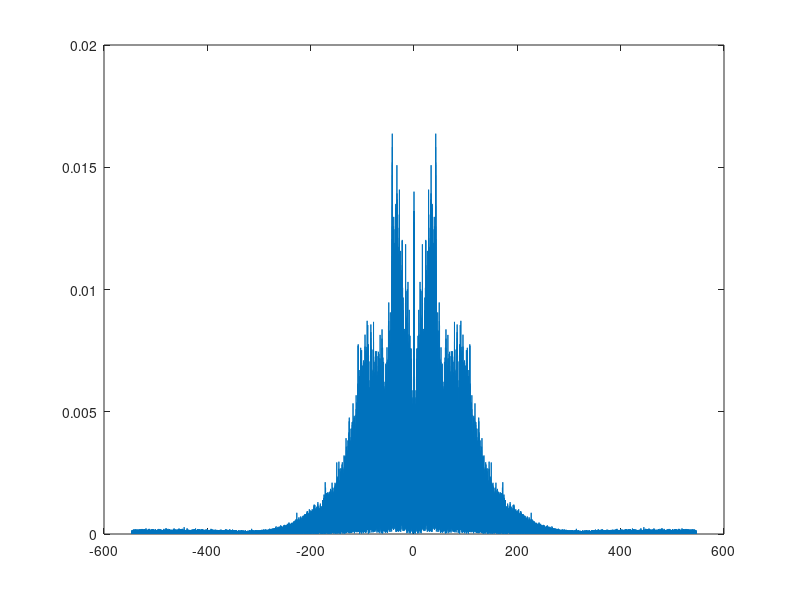
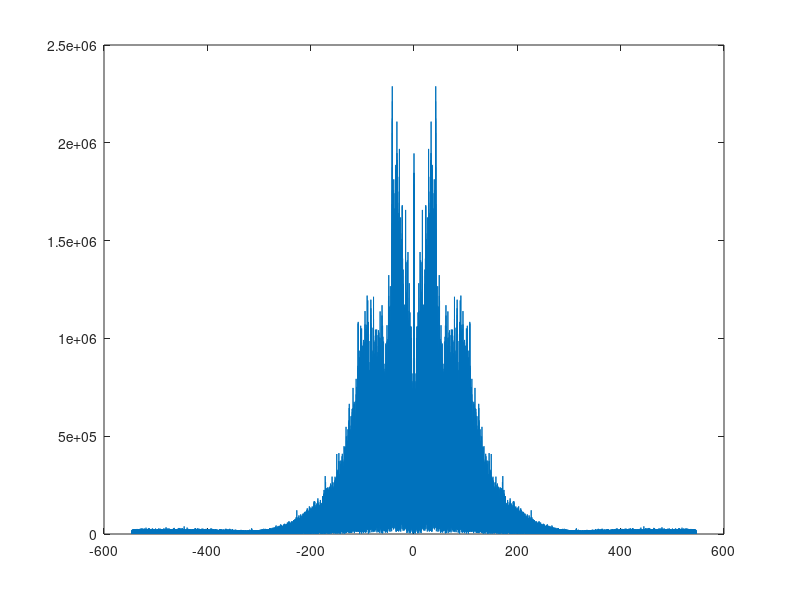

These figures' MATLAB source, in order: (Note: this script raises an error after producing the figures.)
clear all
close all

load('F.mat');
load('N.mat');
load('O.mat');
load('S.mat');
load('Z.mat');

F = F(:,1);
N = N(:,1);
O = O(:,1);
S = S(:,1);
Z = Z(:,1);

Fs = 173.61;
N_shift = length(F);
frequencies_shifted = (linspace(-pi*Fs, Fs*(pi - (2*pi)/N_shift), N_shift) + (Fs*pi)/(N_shift)*mod(N_shift, 2))';


ffft = fft(F);
ffft = fftshift(ffft);

nfft = fft(N);
nfft = fftshift(nfft);

offt = fft(O);
offt = fftshift(offt);

sfft = fft(S);
sfft = fftshift(sfft);

zfft = fft(Z);
zfft = fftshift(zfft);


data = [ffft,nfft,offt,sfft,zfft];
[U,SS,VV] = svd(data,'econ');
train_weights = U' * data;

figure
plot(frequencies_shifted,abs(U(:,1)))

%%
re = U * train_weights;
figure
%plot(frequencies_shifted,abs(re(:,4)))
plot(frequencies_shifted,abs(sfft))



%%
load('F.mat');
load('N.mat');
load('O.mat');
load('S.mat');
load('Z.mat');

F2 = F(:,1);
N2 = N(:,1);
O2 = O(:,1);
S2 = S(:,1);
Z2 = Z(:,1);

test_S = [fftshift(fft(S2))];
test_weights = U' * test_S;

[dist,index] = min(vecnorm(test_weights - train_weights))

a = test_weights' * U';
plot(frequencies_shifted,abs((a)))





%%
%%%%

% TEST CODE %


clear all
close all

load('F.mat');
load('N.mat');
load('O.mat');
load('S.mat');
load('Z.mat');

F = F(:,1:50);
N = N(:,1:50);
O = O(:,1:50);
S = S(:,1:50);
Z = Z(:,1:50);

Fs = 173.61;
N_shift = length(F);
frequencies_shifted = (linspace(-pi*Fs, Fs*(pi - (2*pi)/N_shift), N_shift) + (Fs*pi)/(N_shift)*mod(N_shift, 2))';

ffft = fft(F);
ffft = fftshift(ffft);

nfft = fft(N);
nfft = fftshift(nfft);

offt = fft(O);
offt = fftshift(offt);

sfft = fft(S);
sfft = fftshift(sfft);

zfft = fft(Z);
zfft = fftshift(zfft);


train = [sfft,ffft,nfft,offt,zfft];
[U,SS,VV] = svd(train,'econ');
train_weights = U' * train;

figure
% Use the Third EigenFFT for the 26 Hz signal
plot(frequencies_shifted,abs(U(:,3)))
title('Eigenfrequency')
xlabel('Frequency [Hz]')
ylabel('Amplitude')
axis([-120 120 0 0.12])

%%
load('F.mat');
load('N.mat');
load('O.mat');
load('S.mat');
load('Z.mat');

F2 = F(:,51:end);
N2 = N(:,51:end);
O2 = O(:,51:end);
S2 = S(:,51:end);
Z2 = Z(:,51:end);

ffft = fft(F2);
ffft = fftshift(ffft);

nfft = fft(N2);
nfft = fftshift(nfft);

offt = fft(O2);
offt = fftshift(offt);

sfft = fft(S2);
sfft = fftshift(sfft);

zfft = fft(Z2);
zfft = fftshift(zfft);

test = [sfft,ffft,nfft,offt,zfft];
test_weights = U' * test;

counter = 0;

for l=1:length(test_weights(1,:))
    % Using 51 eigen transforms we get 88.4% accuracy
    [dist,index] = min(vecnorm(test_weights(:,l) - train_weights(:,1:51)));
    if l <= 50 && (1 <= index) && (index <= 50)
        counter = counter + 1;
    elseif (51 <= l) && (51 <= index)
        counter = counter + 1;
    end
end
accuracy = counter / length(test_weights(:,1)) * 100

% NEXT STEPS
%  - only consider a range of frequencies
%  - combination of magnitude and frequency